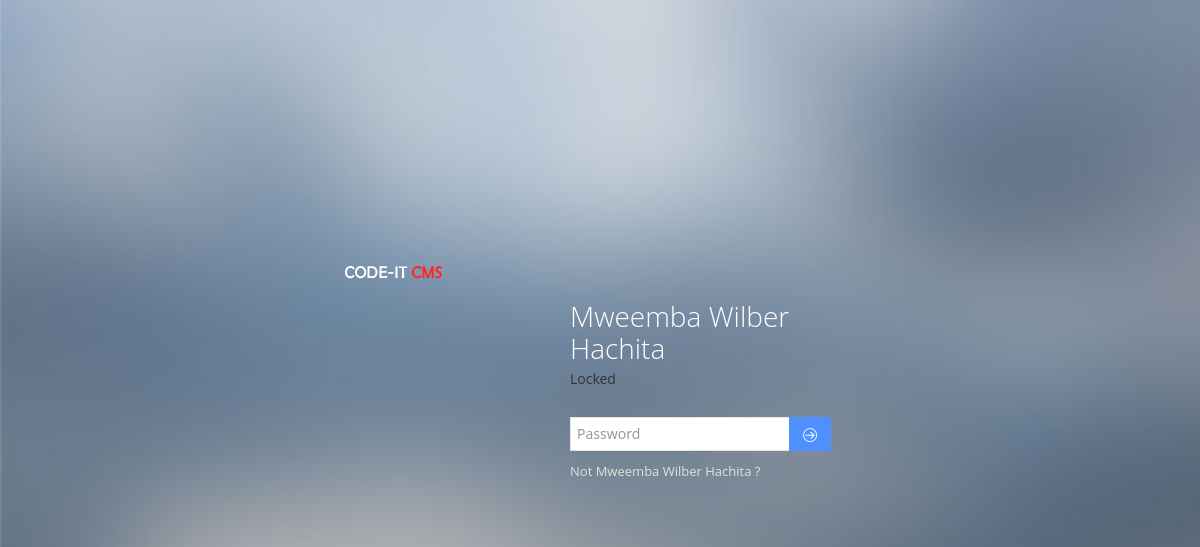
/Admin/lock_screen.php (signed in), run on the app's committed database.
### tables this page shows
CREATE TABLE `user_tbl` (
  `username` varchar(50) NOT NULL,
  `password` text NOT NULL,
  `email` text NOT NULL,
  `contact_no` varchar(50) NOT NULL,
  `branch` int(11) NOT NULL,
  `level` int(11) NOT NULL,
  `Position` text NOT NULL,
  `active` int(11) NOT NULL,
  `Staff_no` int(11) NOT NULL,
  `profile_picture` text NOT NULL,
  `last_pass_change` date NOT NULL,
  `emp_id` int(3) NOT NULL,
  `Status` varchar(20) NOT NULL,
  `date_created` date NOT NULL
);

CREATE TABLE `employees_tbl` (
  `emp_id` int(4) UNSIGNED ZEROFILL NOT NULL,
  `Title` text NOT NULL,
  `first_name` varchar(100) DEFAULT NULL,
  `last_name` varchar(100) DEFAULT NULL,
  `date_of_birth` date DEFAULT NULL,
  `email` varchar(100) DEFAULT NULL,
  `mobile_number` varchar(18) DEFAULT NULL,
  `whatsapp` text NOT NULL,
  `address1` varchar(100) DEFAULT NULL,
  `address2` varchar(100) DEFAULT NULL,
  `city_town` varchar(100) DEFAULT NULL,
  `genda` varchar(10) DEFAULT NULL,
  `country` varchar(100) DEFAULT NULL,
  `date_joined` date DEFAULT NULL,
  `jobRole` text,
  `Qualification_level` varchar(40) NOT NULL,
  `qualification_Area` varchar(100) NOT NULL,
  `Category` text NOT NULL,
  `Picture` text NOT NULL,
  `brief_profile` text NOT NULL
);

### includes/sessions.php (called while the page is built, shortened)
<?php
include 'Dbconnect.php';
$dbuser=$_SESSION['username'];
   $query="SELECT * FROM `user_tbl` INNER JOIN `employees_tbl` ON `employees_tbl`.`emp_id`=`user_tbl`.`Staff_no` WHERE `username`='$dbuser'";
      $q1=mysqli_query($conn,$query)or die(mysqli_error());
            while ($row = mysqli_fetch_array($q1)) {
            $firstname=$row['first_name'];
           $lastname=$row['last_name'];
            }
?>

### Admin/lock_screen.php (the view, shortened to what this page needs)
<?php include '../includes/sessions.php';
?>
<!DOCTYPE html>
 <html lang="en">
<head>
	<link href="media/css/bootstrap.min.css" rel="stylesheet" type="text/css"/>
	<link href="media/css/bootstrap-responsive.min.css" rel="stylesheet" type="text/css"/>
	<link href="media/css/font-awesome.min.css" rel="stylesheet" type="text/css"/>
	<link href="media/css/style-metro.css" rel="stylesheet" type="text/css"/>
	<link href="media/css/style.css" rel="stylesheet" type="text/css"/>
	<link href="media/css/style-responsive.css" rel="stylesheet" type="text/css"/>
	<link href="media/css/default.css" rel="stylesheet" type="text/css" id="style_color"/>
	<link href="media/css/uniform.default.css" rel="stylesheet" type="text/css"/>
	<link href="media/css/lock.css" rel="stylesheet" type="text/css"/>
</head>
<body>
	<div class="page-lock">
		<div class="page-logo">
			<a class="brand" href="index.html">
			<img src="media/image/logo.png" alt="logo" />
			</a>
		</div>
		<div class="page-body">
			<div class="page-lock-info">
				<h1><?php  echo $firstname ;?> <?php echo $lastname; ?></h1>
				<span><em>Locked</em></span>
				<form class="form-search" action="" id="loginform" onsubmit="return false" >
					<div class="input-append">
						<input type="password" id="password" class="m-wrap" placeholder="Password">
						<button type="submit"  class="btn blue icn-only"><i class="m-icon-swapright m-icon-white"></i></button>
					</div>
					<div class="relogin">
						<a href="login.php">Not <?php  echo $firstname ;?> <?php echo $lastname; ?> ?</a>
					</div>
				</form>
			</div>
		</div>
	</div>
</body>
</html>

### Admin/media/css/style-metro.css (style rules this page uses)
div, input, select, textarea, span, img, table, td, th, p, a, button, ul, li { -webkit-border-radius: 0 !important; -moz-border-radius: 0 !important; border-radius: 0 !important; }
.btn { background-color: #e5e5e5; background-image: none; filter: none; border: 0; padding: 7px 14px; text-shadow: none; font-family: "Segoe UI", Helvetica, Arial, sans-serif; font-size: 14px; color: #333333; cursor: pointer; outline: none; -webkit-box-shadow: none !important; -moz-box-shadow: none !important; box-shadow: none !important; -webkit-border-radius: 0 !important; -moz-border-radius: 0 !important; border-radius: 0 !important; }
.btn.blue { color: white; text-shadow: none; background-color: #4d90fe; }
[class^="m-icon-"] { display: inline-block; width: 14px; height: 14px;; margin-top: 4px; line-height: 14px; vertical-align: top; background-image: url(../image/syncfusion-icons.png); background-position: 0 0; background-repeat: no-repeat; }
.m-icon-white { background-image: url(../image/syncfusion-icons-white.png); }
.btn.icn-only { min-width: 14px; }
.m-icon-swapright { background-position: -27px -10px; }
label.m-wrap, input.m-wrap, button.m-wrap, select.m-wrap, textarea.m-wrap { font-size: 14px; font-weight: normal; line-height: 20px; }
input.m-wrap, button.m-wrap, select.m-wrap, textarea.m-wrap { font-family: "Segoe UI", "Helvetica Neue", Helvetica, Arial, sans-serif; }
.uneditable-input, textarea.m-wrap, input[type="text"].m-wrap, input[type="password"].m-wrap, input[type="datetime"].m-wrap, input[type="datetime-local"].m-wrap, input[type="date"].m-wrap, input[type="month"].m-wrap, input[type="time"].m-wrap, input[type="week"].m-wrap, input[type="number"].m-wrap, input[type="email"].m-wrap, input[type="url"].m-wrap, input[type="search"].m-wrap, input[type="tel"].m-wrap, input[type="color"].m-wrap { -webkit-appearance: none !important; color: #333333; outline: 0; height: 20px; padding: 6px 6px !important; line-height: 20px; font-size: 14px; font-weight: normal; vertical-align: top; background-color: #ffffff; background-image: none !important; filter: none !important; -webkit-box-shadow: none !important; -moz-box-shadow: none !important; box-shadow: none !important; -webkit-border-radius: 0px; -moz-border-radius: 0px; border-radius: 0px; background: transparent; }
input.m-wrap { border: 1px solid #e5e5e5; }
.input-prepend, .input-append { border: 0; display: inline-block; }
.input-append .m-wrap, .input-append .m-wrap:focus { border-right: 0 !important; margin-right: 1px; }

### Admin/media/css/default.css (style rules this page uses)
body { background-color: #3d3d3d !important; }

### Admin/media/css/lock.css (style rules this page uses)
body { background-color: #ddd; padding: 0; margin: 0; }
.page-lock { top: 50%; left: 50%; position: absolute; margin-top: -140px; margin-left: -260px; }
.page-lock .page-logo { margin-bottom: 15px; }
.page-lock .page-body { width: 500px; padding: 10px; background: url(../image/bg-white-lock.png) repeat; }
.page-lock .page-body:after, .page-lock .page-body:before { display: table; content: ""; line-height: 0; }
.page-lock .page-body:after { clear: both; }
.page-lock .page-lock-info { float: right; width: 280px; }
.page-lock .page-lock-info h1 { margin-top: -5px; font-weight: 300; color: #fff; font-size: 28px; line-height: 32px; }
.page-lock .page-lock-info span { color: #eee; display: block; font-size: 14px; margin-top: -5px; margin-bottom: 10px; }
.page-lock .page-lock-info span em { color: #333; font-size: 14px; font-style: normal; }
.page-lock .page-lock-info form { margin: 28px 0; }
.page-lock .page-lock-info input { background: #fff; }
.page-lock .relogin { margin-top: 10px; }
.page-lock .relogin a { color: #e1e1e1; }

### data on the page
user_tbl: employees_tbl.first_name "Mweemba Wilber", employees_tbl.last_name "Hachita"
